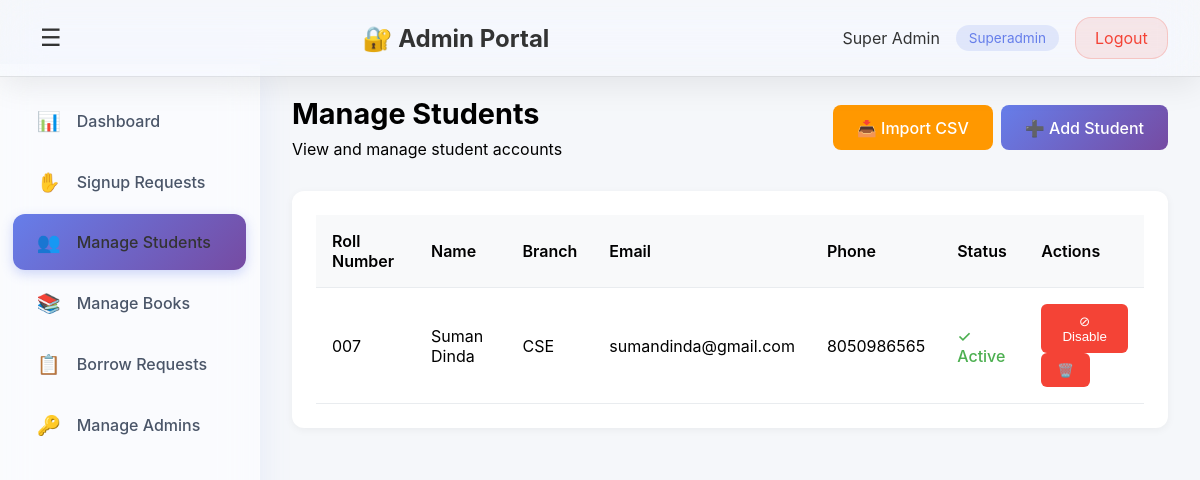
Page /admin-portal/students/ (signed in) on the committed database.
### lms_app/models.py (models this page shows, shortened)
class Admin(models.Model):
    email = models.EmailField(unique=True)
    name = models.CharField(max_length=100)
    department = models.CharField(max_length=100, blank=True, null=True)
    designation = models.CharField(max_length=100, blank=True, null=True)
    password = models.CharField(max_length=255)
    role = models.CharField(max_length=20, choices=ROLE_CHOICES, default='officer')
    is_active = models.BooleanField(default=True)
    created_at = models.DateTimeField(auto_now_add=True)

class Student(models.Model):
    user = models.OneToOneField(User, on_delete=models.CASCADE)
    roll_no = models.CharField(max_length=20, unique=True)
    branch = models.CharField(max_length=50)
    name = models.CharField(max_length=100, blank=True, null=True)
    phone_number = models.CharField(max_length=15, blank=True, null=True)
    status = models.CharField(max_length=20, choices=STUDENT_STATUS_CHOICES, default='pending')
    status_reason = models.TextField(blank=True, null=True, help_text='Reason for rejection or disabling')

### lms_app/views.py (the view)
# urls.py: path('admin-portal/students/', views.admin_manage_students_view, name='admin_manage_students'),
@admin_login_required
def admin_manage_students_view(request):
    students = Student.objects.filter(status__in=['approved', 'disabled']).select_related('user')
    context = {
        'admin': request.admin,
        'students': students,
    }
    return render(request, 'admin_students.html', context)

### lms_app/views.py (called while the page is built)
def admin_login_required(view_func):
    @wraps(view_func)
    def wrapper(request, *args, **kwargs):
        admin_id = request.session.get('admin_id')
        if not admin_id:
            messages.error(request, 'Please login to access this page.')
            return redirect('admin_login')
        try:
            admin = Admin.objects.get(id=admin_id, is_active=True)
            request.admin = admin
        except Admin.DoesNotExist:
            del request.session['admin_id']
            messages.error(request, 'Session expired. Please login again.')
            return redirect('admin_login')
        return view_func(request, *args, **kwargs)
    return wrapper

### lms_app/templates/admin_students.html (shortened to what this page needs)
<!DOCTYPE html>
<html lang="en">
<head>
</head>
<body>
    <nav class="navbar">
        <button class="sidebar-toggle" id="sidebarToggle" onclick="toggleSidebar()">☰</button>
        <h1>🔐 Admin Portal</h1>
        <div class="user-info">
            <span>{{ admin.name }}</span>
            <span class="role-badge">{{ admin.get_role_display }}</span>
            <a href="{% url 'admin_logout' %}" class="logout-btn">Logout</a>
        </div>
    </nav>
    <div class="container">
        <aside class="sidebar">
            <ul class="sidebar-menu">
                <li><a href="{% url 'admin_dashboard' %}"><span class="icon">📊</span><span class="label">Dashboard</span></a></li>
                <li><a href="{% url 'admin_signup_requests' %}"><span class="icon">✋</span><span class="label">Signup Requests</span></a></li>
                <li><a href="{% url 'admin_manage_students' %}" class="active"><span class="icon">👥</span><span class="label">Manage Students</span></a></li>
                <li><a href="{% url 'admin_manage_books' %}"><span class="icon">📚</span><span class="label">Manage Books</span></a></li>
                <li><a href="{% url 'admin_borrow_requests' %}"><span class="icon">📋</span><span class="label">Borrow Requests</span></a></li>
                {% if admin.role == 'superadmin' %}
                <li><a href="{% url 'admin_manage_admins' %}"><span class="icon">🔑</span><span class="label">Manage Admins</span></a></li>
                {% endif %}
            </ul>
        </aside>
        <main class="main-content">
            <div class="page-header">
                <div style="display: flex; justify-content: space-between; align-items: center;">
                    <div>
                        <h2>Manage Students</h2>
                        <p>View and manage student accounts</p>
                    </div>
                    <div style="display: flex; gap: 0.5rem;">
                        <a href="{% url 'admin_import_students' %}" class="btn-primary" style="background: #ff9800;">📥 Import CSV</a>
                        <a href="{% url 'admin_add_student' %}" class="btn-primary">➕ Add Student</a>
                    </div>
                </div>
            </div>
            <div class="card">
                <table class="table">
                    <thead>
                        <tr>
                            <th>Roll Number</th>
                            <th>Name</th>
                            <th>Branch</th>
                            <th>Email</th>
                            <th>Phone</th>
                            <th>Status</th>
                            <th>Actions</th>
                        </tr>
                    </thead>
                    <tbody>
                        {% for student in students %}
                        <tr>
                            <td>{{ student.roll_no }}</td>
                            <td>{{ student.name|default:"-" }}</td>
                            <td>{{ student.branch }}</td>
                            <td>{{ student.user.email|default:"-" }}</td>
                            <td>{{ student.phone_number|default:"-" }}</td>
                            <td>
                                {% if student.status == 'approved' %}
                                <span style="color: #4caf50; font-weight: 500;">✓ Active</span>
                                {% elif student.status == 'disabled' %}
                                <span style="color: #f44336; font-weight: 500;">⊘ Disabled</span>
                                {% endif %}
                            </td>
                            <td>
                                {% if student.status == 'approved' %}
                                <button class="btn-danger" onclick="openDisableModal({{ student.id }}, '{{ student.roll_no }}')" title="Disable Student">⊘ Disable</button>
                                {% endif %}
                                <form method="post" action="{% url 'admin_delete_student' student.id %}" style="display: inline;" onsubmit="return confirm('Delete student {{ student.roll_no }}?');">
                                    <button class="btn-danger" title="Delete">🗑️</button>
                                </form>
                            </td>
                        </tr>
                        {% empty %}
                        <tr>
                            <td colspan="7" style="text-align: center; color: #999;">No students found</td>
                        </tr>
                        {% endfor %}
                    </tbody>
                </table>
            </div>
        </main>
    </div>
</body>
</html>

### lms_app/templates/admin_students.html (style rules this page uses)
* { margin: 0; padding: 0; box-sizing: border-box; }
body { font-family: -apple-system, BlinkMacSystemFont, 'Segoe UI', Roboto, sans-serif; background: #f5f7fa; }
.navbar { background: rgba(255, 255, 255, 0.1); backdrop-filter: blur(20px) saturate(180%); -webkit-backdrop-filter: blur(20px) saturate(180%); border-bottom: 1px solid rgba(0, 0, 0, 0.1); color: #333; padding: 1rem 2rem; box-shadow: 0 8px 32px rgba(0, 0, 0, 0.08); position: fixed; top: 0; left: 0; right: 0; z-index: 100; display: flex; justify-content: space-between; align-items: center; }
.navbar h1 { font-size: 1.5rem; }
.sidebar-toggle { background: none; border: none; color: #333; font-size: 1.5rem; cursor: pointer; padding: 0.5rem; display: flex; align-items: center; transition: transform 0.3s ease; }
.user-info { display: flex; align-items: center; gap: 1rem; }
.role-badge { background: rgba(102, 126, 234, 0.15); color: #667eea; padding: 0.3rem 0.8rem; border-radius: 20px; font-size: 0.85rem; }
.logout-btn { background: rgba(244, 67, 54, 0.1); color: #f44336; border: 1px solid rgba(244, 67, 54, 0.2); padding: 0.6rem 1.2rem; border-radius: 16px; cursor: pointer; text-decoration: none; display: inline-block; transition: all 0.3s cubic-bezier(0.4, 0, 0.2, 1); }
.container { display: flex; margin-top: 64px; min-height: calc(100vh - 64px); }
.sidebar { width: 260px; background: rgba(255, 255, 255, 0.5); backdrop-filter: blur(20px) saturate(180%); -webkit-backdrop-filter: blur(20px) saturate(180%); box-shadow: 0 8px 32px rgba(102, 126, 234, 0.1); position: fixed; height: calc(100vh - 64px); overflow-y: auto; transition: all 0.4s cubic-bezier(0.4, 0, 0.2, 1); border-right: 1px solid rgba(255, 255, 255, 0.3); }
.sidebar-menu { list-style: none; padding: 1.5rem 0; }
.sidebar-menu li { margin: 0.3rem 0; }
.sidebar-menu a { display: flex; align-items: center; gap: 1rem; padding: 1rem 1.5rem; margin: 0 0.8rem; color: #4a5568; text-decoration: none; transition: all 0.3s cubic-bezier(0.4, 0, 0.2, 1); border-radius: 12px; font-weight: 500; position: relative; white-space: nowrap; }
.sidebar-menu a::before { content: ''; position: absolute; left: 0; top: 50%; transform: translateY(-50%); width: 4px; height: 0; background: #667eea; border-radius: 0 4px 4px 0; transition: height 0.3s cubic-bezier(0.4, 0, 0.2, 1); }
.sidebar-menu a.active { background: linear-gradient(135deg, #667eea 0%, #764ba2 100%); color: #333; box-shadow: 0 4px 12px rgba(102, 126, 234, 0.3); }
.sidebar-menu a.active::before { height: 0; }
.icon { font-size: 1.2rem; min-width: 1.2rem; display: inline-flex; justify-content: center; }
.main-content { margin-left: 260px; flex: 1; padding: 2rem; transition: margin-left 0.4s cubic-bezier(0.4, 0, 0.2, 1); }
.page-header { margin-bottom: 2rem; }
.page-header h2 { font-size: 1.8rem; margin-bottom: 0.5rem; }
.btn-primary { background: linear-gradient(135deg, #667eea 0%, #764ba2 100%); color: white; border: none; padding: 0.8rem 1.5rem; border-radius: 8px; cursor: pointer; text-decoration: none; display: inline-block; font-weight: 500; }
.btn-danger { background: #f44336; color: white; border: none; padding: 0.6rem 1rem; border-radius: 6px; cursor: pointer; }
.card { background: white; padding: 1.5rem; border-radius: 12px; box-shadow: 0 2px 8px rgba(0, 0, 0, 0.05); }
.table { width: 100%; border-collapse: collapse; }
.table th, .table td { padding: 1rem; text-align: left; border-bottom: 1px solid #e9ecef; }
.table th { background: #f8f9fa; font-weight: 600; }

### rows in the picture
Admin: name "Super Admin", role "Superadmin"
Student: roll_no "007", name "Suman Dinda", branch "CSE", user.email "sumandinda@gmail.com", phone_number "8050986565", status "✓ Active"
